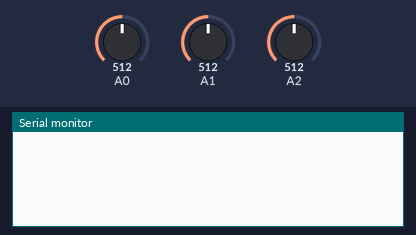
Bench run of a sketch on a simulated Arduino Uno, built with avr-gcc and run on an emulated ATmega328P. Parts: the last lines printed to the serial monitor. The test bench sets the inputs (shaded band); at power-on: A0 = 512, A1 = 512, A2 = 512.

Above: at 1.2 s.
1.3 s: A0 set to 498
2.8 s: A0 set to 476
At 2.89 s:
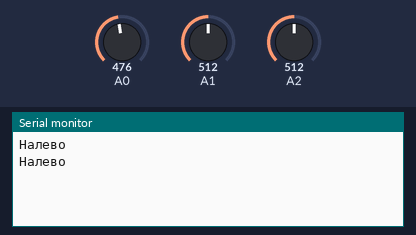
4.7 s: A1 set to 480
At 4.71 s:
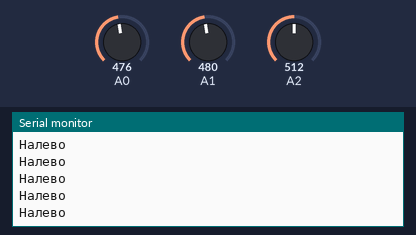

The sketch:

lesson_14.ino
```cpp
// Проект "Джостик"

int x; //Создаём ячейку оси X для джостика
int y; //Создаём ячейку оси Y для джостика

void setup(){

Serial.begin(9600);//Инициализируем монитор порта

}
void loop(){
y = analogRead(A0);//Присваем ячейке Y значение входа A0
x = analogRead(A1);//Присваем ячейке X значение входа A1
  String a; //Создаём ячейку типа "String"

if(x > 537){  //Если ячейка Х больше определённого значения, то
 a = "Вперёд";  //присваиваем ячейке "а" значение "Вперёд"
 Serial.println(String(a));  //И выводим её
}
if(x < 487){  //Если ячейка Х меньше определённого значения, то
 a = "Назад";  //присваиваем ячейке "а" значение "Назад"
 Serial.println(String(a));  //И выводим её
}
if(y > 537){  //Если ячейка Y больше определённого значения, то
 a = "Направо";  //присваиваем ячейке "а" значение "Направо"
 Serial.println(String(a));  //И выводим её
}
if(y < 487){  //Если ячейка Y меньше определённого значения, то
 a = "Налево";  //присваиваем ячейке "а" значение "Налево"
 Serial.println(String(a));  //И выводим её
}

if(analogRead(A2) == 0){
 a = "Жмяк";  //присваиваем ячейке "а" значение "Кнопка нажата"("Жмяк")
 Serial.println(String(a));  //И выводим её
}
delay(50); //Небольшая задержка
}
```

Measured:
- the behaviour switches between 487 and 486 on A0 (found by bisection; images 0 and 1)
- after the input at 2.8 s, the serial monitor: prints a new line at once (image 1)
